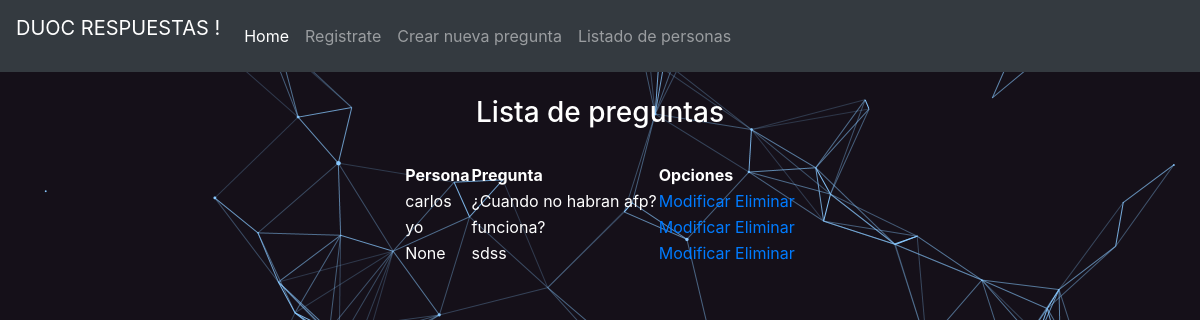
The app's page /catalogo/persona_list (signed in) with its own data.
### catalogo/models.py (models this page shows, shortened)
class Pregunta(models.Model):
	field_context =models.TextField()
	field_sender =models.ForeignKey('Persona', on_delete=models.SET_NULL, null=True)

class Persona(models.Model):
	field_name = models.CharField(max_length=200)
	field_last_name = models.CharField(max_length=200)
	field_password =models.CharField(max_length=200)
	field_email =models.EmailField(blank=True)
	field_age =models.IntegerField(default=18)
	field_phone =models.CharField(max_length=200)
	field_image =models.ImageField(null=True, blank=True)
	class Meta:
		ordering = ['field_last_name' , 'field_name' ]
	def __str__(self):
		return self.field_name

### catalogo/views.py (the view)
# urls.py: path('persona_list', persona_list, name="persona_list"),
@login_required
def persona_list(request):
    preguntas = Pregunta.objects.all()
    data = {
        'preguntas':preguntas
    }
    return render(request, 'persona_list.html', data)

### catalogo/templates/persona_list.html (shortened to what this page needs)
<!DOCTYPE html>
<html lang="es">
<head>
<link rel="stylesheet" href="https://stackpath.bootstrapcdn.com/bootstrap/4.3.1/css/bootstrap.min.css">
{% load static %}
<link rel="stylesheet" href="{% static 'core\css\styleinicio.css' %}">
<link rel="stylesheet" href="{% static 'core\css\bootstrap.min.css' %}">
</head>
<body class="text-white">
<div class="container">
 <br>
 <header>
      <nav class="navbar fixed-top navbar-expand-lg navbar-dark bg-dark">
      <p class="navbar-brand" > DUOC RESPUESTAS !</p>
  <div class="collapse navbar-collapse" id="navbarText">
    <ul class="navbar-nav mr-auto">
      <li class="nav-item active">
        <a class="nav-link" href="home.html">Home <span class="sr-only">(current)</span></a>
      </li>
      <li class="nav-item">
        <a class="nav-link" href="nueva_persona.html">Registrate</a>
      </li>
      <li class="nav-item">
        <a class="nav-link" href="agregar_pre.html">Crear nueva pregunta</a>
      </li>
      <li class="nav-item">
        <a class="nav-link" href="listar_persona">Listado de personas</a>
      </li>
    </ul>
  </div>
</nav>
 </header>
</div>
<br>
<br>
<br>
{% load static %}
<center>
<h3>Lista de preguntas</h3>
<br>
<table>
		<tr>
			<th>Persona</th>
      <th>Pregunta</th>
      <th>Opciones</th>
    </tr>
		{% for p in preguntas %}
		<tr>
      <td>{{p.field_sender}}</td>
      <td>{{p.field_context}}</td>
      <td>
        <a href="{% url 'modificar_pregunta' p.id %}">Modificar</a>
        <a href="#" onclick="confirmarEliminacion({{p.id}})">Eliminar</a>
      </td>
		</tr>
    {% endfor %}
</table>
</center>
</body>
</html>

### catalogo/static/core/css/styleinicio.css (style rules this page uses)
body { background-image: url("../img/negro.png"); }
H3 { font-family: times new roman; }

### records on screen
Pregunta: field_sender "carlos", field_context "¿Cuando no habran afp?"
Pregunta: field_sender "yo", field_context "funciona?"
Pregunta: field_sender "None", field_context "sdss"
